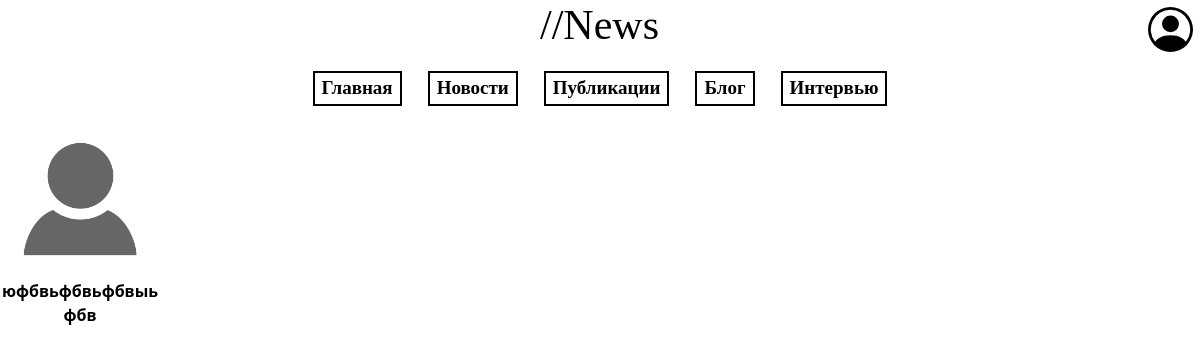
The page /public on the database its author committed.
### navigation/models.py (models this page shows, shortened)
class Blog(models.Model):
    blog_title = models.CharField('Название',
                                  max_length=300)
    type = models.CharField("Тип статьи",max_length=20, null = True)
    img = models.ImageField("Заставка",null=True)
    full_text = models.TextField('Полный текст')
    like = models.ManyToManyField(CustomUser,blank=True,related_name='Like')
    dislike = models.ManyToManyField(CustomUser,blank=True,related_name='dislike')
    date_public = models.DateTimeField('Дата', null=True)
    author = models.ForeignKey(CustomUser,on_delete=models.PROTECT,null=True)
    class Meta:
        verbose_name = 'Blog'
        verbose_name_plural ='Blog Data Base'

### navigation/views.py (the view)
# urls.py: path('public',public,name='public'),
def public(request):
    blogDB = Blog.objects.filter(type='Публикация')
    return render(request,'navigation/public.html',{'blogDB':blogDB,})

### navigation/templates/navigation/public.html (shortened to what this page needs)
{% extends 'navigation/sample.html' %}
{% block content %}
{% for el in blogDB %}
    <a href="{{ el.id }}">
        <div class="news-light">
            <img src="{{ el.img.url }}">
            <p>{{el.blog_title}}</p>
        </div>
    </a>
{% endfor %}
{%endblock%}

### navigation/static/navigation/css/home.css (style rules this page uses)
.news,.news-light { height: 100% ; float:left; margin-right:20px; width: 160px; }
.news p,.news-light p, .section_news p { text-decoration:none; color: black; text-align: center; font-weight: bold; word-wrap: break-word; }
.news img,.news-light img { padding: 10px; display: block; margin-left: auto; margin-right: auto; width:100%; }

### rows shown on the page
Blog: img (picture), blog_title "юфбвьфбвьфбвыьфбв"
